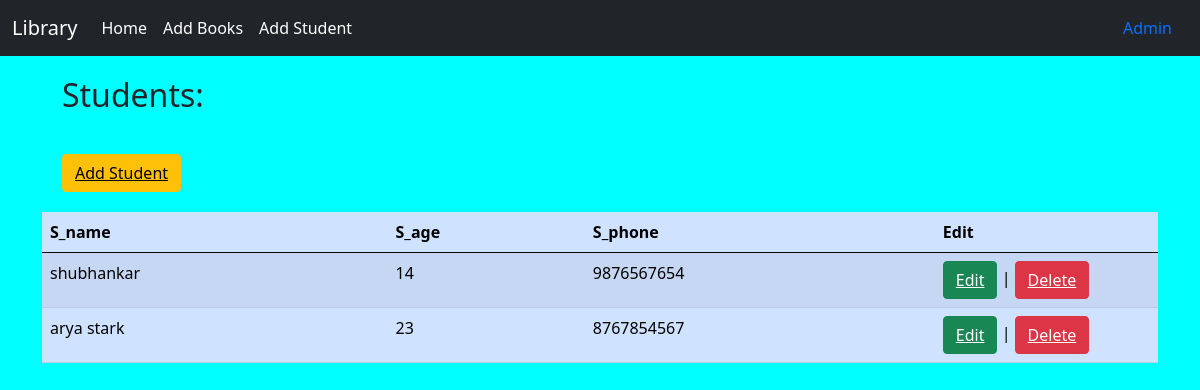
The app's page /addstudent/ with its own data.
### app1/models.py (models this page shows)
class student(models.Model):
    s_name = models.CharField( max_length=50)
    s_age = models.IntegerField()
    s_phone = models.IntegerField()

### app1/views.py (the view)
# urls.py: path('addstudent/', views.student_table, name='student'),
def student_table(request):
    m_data = student.objects.all().values()
    th = {
        'student': m_data
    }
    return render(request, 'student.html', th)

### app1/templates/student.html
{% include 'header.html' %}
<div class="container">
    <h2 style='margin:20px;'>Students:</h2>
    <button style='margin:20px;' class='btn btn-warning' type="submit">
        <a href="{% url 'add-student' %}" style='color:black;'>Add Student</a>
    </button>
    <table class="table table-striped table-hover py-4">
        <thead>
          <tr class="table-primary">
            <th scope="col">S_name</th>
            <th scope="col">S_age</th>
            <th scope="col">S_phone</th>
            <th scope="col">Edit</th>
          </tr>
        </thead>
        <tbody>
            {% for i in student  %}
            <tr class="table-primary">
                <td>{{i.s_name}}</td>
                <td>{{i.s_age}}</td>
                <td>{{i.s_phone}}</td>
                <td style='width:20%;'>
                    <button type="submit" class='btn btn-success'>
                        <a href="updatestudent/{{i.id}}" id='{{i.id}}'  style='color:white;'>Edit</a>
                    </button>
                    |
                    <button type="submit" class='btn btn-danger'>
                        <a href="deletetudent/{{i.id}}" id='{{i.id}}'  style='color:white;'>Delete</a>
                    </button>
                </td>
            </tr>
            {% endfor  %}
        </tbody>
    </table>
</div>

### records on screen
student: s_name "shubhankar", s_age "14", s_phone "9876567654"
student: s_name "arya stark", s_age "23", s_phone "8767854567"
